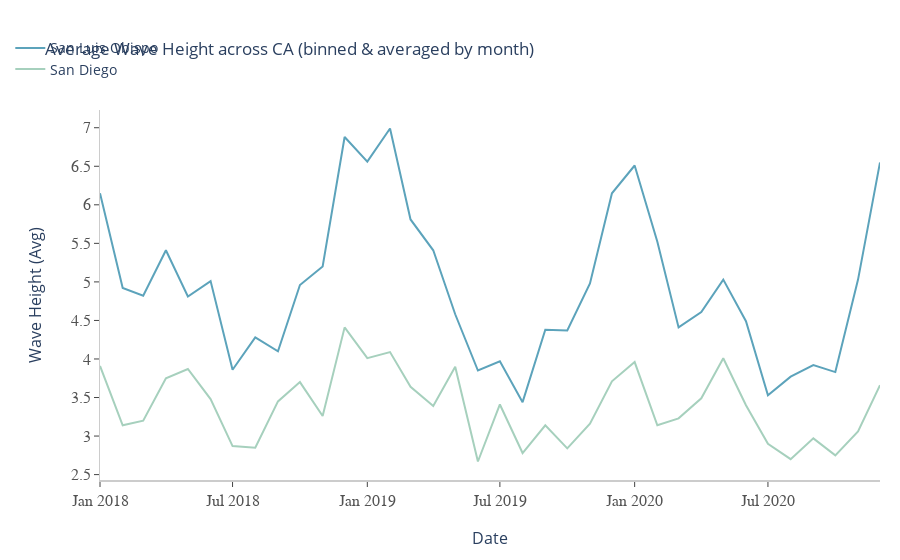

The notebook cell saved with this chart:
### Code cell
#Fig 2: Wave Height from CenCOOS Data

#Data
title = 'Average Wave Height across CA (binned & averaged by month)'

layout = go.Layout(legend=dict(),
                  title = title)

fig = go.Figure(layout=layout)

fig.add_trace(go.Scatter(
    x = df_Diablo['Date'], y = df_Diablo['sig_height_ft'], 
    line=dict(color="#5CA3BB"),
    name="San Luis Obispo",
    hovertemplate=
    "<b>San Luis Obispo</b><br>" +
    "Height: %{y:0} ft<br>" +
    "Buoy: Diablo Canyon, CA - 076 (46215)" +
    "<extra></extra>"))

fig.add_trace(go.Scatter(
    x = df_Torrey['Date'], y = df_Torrey['sig_height_ft'], 
    line=dict(color="#A6D0BD"),
    name="San Diego",
    hovertemplate=
    "<b>San Diego</b><br>" +
    "Height: %{y:0} ft<br>" +
    "Buoy: Torrey Pines Outer, CA (46225)" +
    "<extra></extra>"))

fig.update_layout(
    xaxis=dict(
        showline=True,
        showgrid=False,
        showticklabels=True,
        linecolor='rgb(204, 204, 204)',
        linewidth=2,
        ticks='outside',
        tickfont=dict(
            family='Arial',
            size=16,
            color='rgb(82, 82, 82)',
        ),
    ),
    yaxis=dict(
        showgrid=False,
        zeroline=True,
        showline=True,
        showticklabels=True,
        linecolor='rgb(204, 204, 204)',
        ticks='outside',
        tickfont=dict(
            family='Arial',
            size=16,
            color='rgb(82, 82, 82)',
        )
    ),
    autosize=False,
    margin=dict(
        autoexpand=False,
        l=100,
        r=20,
        t=110,
    ),
    plot_bgcolor='white'
)

fig.update_xaxes(
        title_text = "Date",
        title_font = {"size": 16},
        title_standoff = 25)

fig.update_yaxes(
        title_text = "Wave Height (Avg)",
        title_font = {"size": 16},
        title_standoff = 25
)

fig.update_traces(mode='lines',
                 showlegend = True)

fig.update_layout(legend=dict(font_size=14, yanchor="top", y=1.21, xanchor="left", x = -0.115),
                  hoverlabel=dict(
                      bgcolor="white",
                      font_size=16,
                      font_family="Arial"))
fig.show()

py.plot(fig, filename = 'Avg_Wave_Height_SLO_SD', auto_open=True)
print(tls.get_embed('https://plotly.com/~garrettschmid/24/')) #Gets the embed link for squarespace

### Figure 1 — Plotly figure (JSON) as saved in the notebook; plotly's stock layout.template omitted (floating-point values rounded to 4 significant figures)
{"data": [{"hovertemplate": "<b>San Luis Obispo</b><br>Height: %{y:0} ft<br>Buoy: Diablo Canyon, CA - 076 (46215)<extra></extra>", "line": {"color": "#5CA3BB"}, "mode": "lines", "name": "San Luis Obispo", "showlegend": true, "type": "scatter", "x": ["2018-01-01T00:00:00", "2018-02-01T00:00:00", "2018-03-01T00:00:00", "2018-04-01T00:00:00", "2018-05-01T00:00:00", "2018-06-01T00:00:00", "2018-07-01T00:00:00", "2018-08-01T00:00:00", "2018-09-01T00:00:00", "2018-10-01T00:00:00", "2018-11-01T00:00:00", "2018-12-01T00:00:00", "2019-01-01T00:00:00", "2019-02-01T00:00:00", "2019-03-01T00:00:00", "2019-04-01T00:00:00", "2019-05-01T00:00:00", "2019-06-01T00:00:00", "2019-07-01T00:00:00", "2019-08-01T00:00:00", "2019-09-01T00:00:00", "2019-10-01T00:00:00", "2019-11-01T00:00:00", "2019-12-01T00:00:00", "2020-01-01T00:00:00", "2020-02-01T00:00:00", "2020-03-01T00:00:00", "2020-04-01T00:00:00", "2020-05-01T00:00:00", "2020-06-01T00:00:00", "2020-07-01T00:00:00", "2020-08-01T00:00:00", "2020-09-01T00:00:00", "2020-10-01T00:00:00", "2020-11-01T00:00:00", "2020-12-01T00:00:00"], "y": [6.15, 4.92, 4.82, 5.41, 4.81, 5.01, 3.86, 4.28, 4.1, 4.96, 5.2, 6.88, 6.56, 6.99, 5.81, 5.41, 4.58, 3.85, 3.97, 3.44, 4.38, 4.37, 4.98, 6.15, 6.51, 5.52, 4.41, 4.61, 5.03, 4.49, 3.53, 3.77, 3.92, 3.83, 5.03, 6.55]}, {"hovertemplate": "<b>San Diego</b><br>Height: %{y:0} ft<br>Buoy: Torrey Pines Outer, CA (46225)<extra></extra>", "line": {"color": "#A6D0BD"}, "mode": "lines", "name": "San Diego", "showlegend": true, "type": "scatter", "x": ["2018-01-01T00:00:00", "2018-02-01T00:00:00", "2018-03-01T00:00:00", "2018-04-01T00:00:00", "2018-05-01T00:00:00", "2018-06-01T00:00:00", "2018-07-01T00:00:00", "2018-08-01T00:00:00", "2018-09-01T00:00:00", "2018-10-01T00:00:00", "2018-11-01T00:00:00", "2018-12-01T00:00:00", "2019-01-01T00:00:00", "2019-02-01T00:00:00", "2019-03-01T00:00:00", "2019-04-01T00:00:00", "2019-05-01T00:00:00", "2019-06-01T00:00:00", "2019-07-01T00:00:00", "2019-08-01T00:00:00", "2019-09-01T00:00:00", "2019-10-01T00:00:00", "2019-11-01T00:00:00", "2019-12-01T00:00:00", "2020-01-01T00:00:00", "2020-02-01T00:00:00", "2020-03-01T00:00:00", "2020-04-01T00:00:00", "2020-05-01T00:00:00", "2020-06-01T00:00:00", "2020-07-01T00:00:00", "2020-08-01T00:00:00", "2020-09-01T00:00:00", "2020-10-01T00:00:00", "2020-11-01T00:00:00", "2020-12-01T00:00:00"], "y": [3.91, 3.14, 3.2, 3.75, 3.87, 3.48, 2.87, 2.85, 3.45, 3.7, 3.26, 4.41, 4.01, 4.09, 3.64, 3.39, 3.9, 2.67, 3.41, 2.78, 3.14, 2.84, 3.16, 3.71, 3.96, 3.14, 3.23, 3.49, 4.01, 3.4, 2.9, 2.7, 2.97, 2.75, 3.06, 3.66]}], "layout": {"autosize": false, "hoverlabel": {"bgcolor": "white", "font": {"family": "Arial", "size": 16}}, "legend": {"font": {"size": 14}, "x": -0.115, "xanchor": "left", "y": 1.21, "yanchor": "top"}, "margin": {"autoexpand": false, "l": 100, "r": 20, "t": 110}, "plot_bgcolor": "white", "title": {"text": "Average Wave Height across CA (binned & averaged by month)"}, "xaxis": {"linecolor": "rgb(204, 204, 204)", "linewidth": 2, "showgrid": false, "showline": true, "showticklabels": true, "tickfont": {"color": "rgb(82, 82, 82)", "family": "Arial", "size": 16}, "ticks": "outside", "title": {"font": {"size": 16}, "standoff": 25, "text": "Date"}}, "yaxis": {"linecolor": "rgb(204, 204, 204)", "showgrid": false, "showline": true, "showticklabels": true, "tickfont": {"color": "rgb(82, 82, 82)", "family": "Arial", "size": 16}, "ticks": "outside", "title": {"font": {"size": 16}, "standoff": 25, "text": "Wave Height (Avg)"}, "zeroline": true}}}
